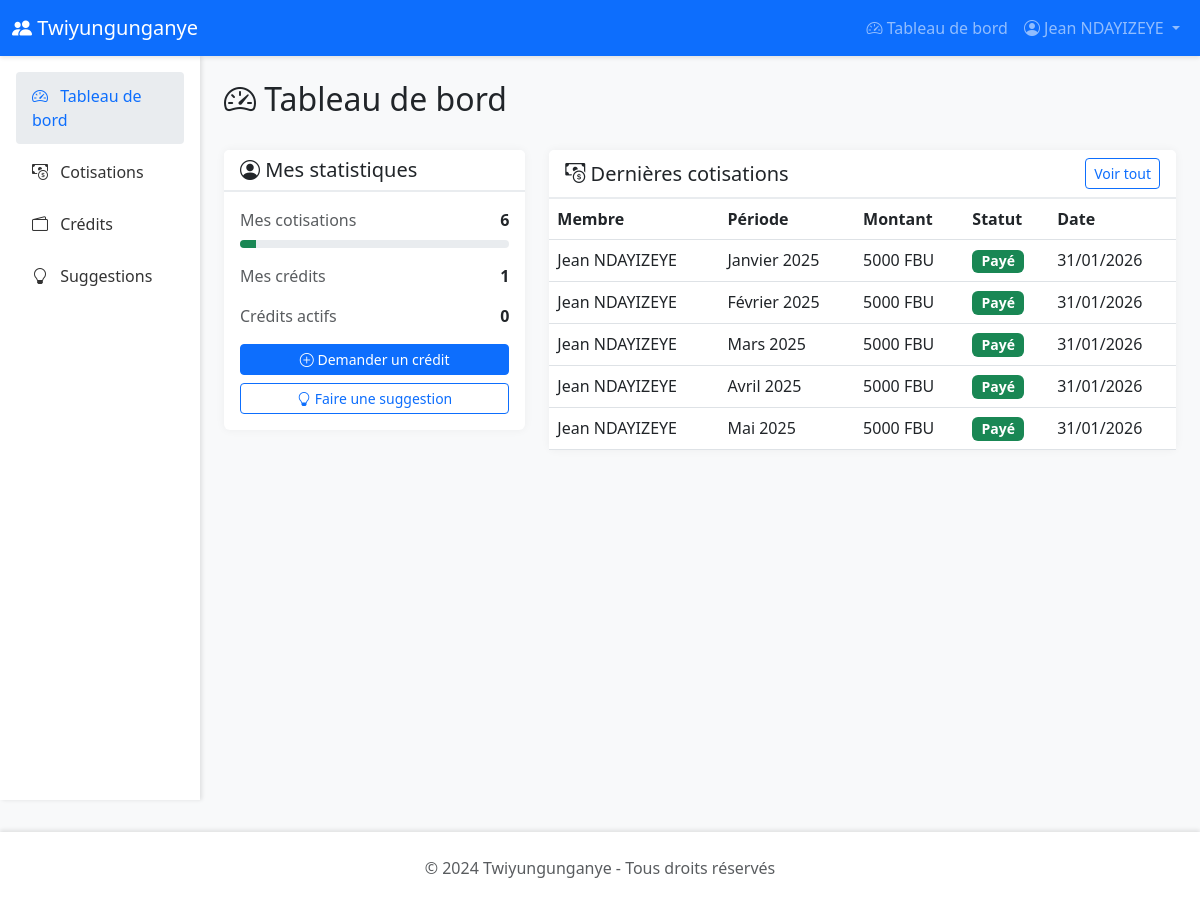
Screenshot of /dashboard/ (signed in) with the database file from the repository.
### twiyungunganye/models.py (models this page shows, shortened)
class Membre(AbstractBaseUser, PermissionsMixin):
    id_membre = models.AutoField(primary_key=True)
    nom = models.CharField(max_length=100)
    prenom = models.CharField(max_length=100)
    carte_identite = models.CharField(max_length=50, unique=True)
    email = models.EmailField(max_length=255, blank=True, null=True)
    telephone = models.CharField(max_length=20, blank=True, null=True)
    adresse = models.TextField(blank=True, null=True)
    date_inscription = models.DateField(default=timezone.now)
    est_actif = models.BooleanField(default=True)
    is_active = models.BooleanField(default=True)
    is_staff = models.BooleanField(default=False)
    is_admin = models.BooleanField(default=False)
    is_gestionnaire = models.BooleanField(default=False)  # Droits réduits
    objects = MembreManager()
    USERNAME_FIELD = 'carte_identite'
    REQUIRED_FIELDS = ['nom', 'prenom']
    class Meta:
        db_table = 'membres'
        verbose_name = 'Membre'
        verbose_name_plural = 'Membres'
        ordering = ['nom', 'prenom']
    def get_full_name(self):
        return f"{self.prenom} {self.nom}"
    def get_total_cotisations(self):
        total = self.cotisations.filter(statut='PAYE').aggregate(
            Sum('montant')
        )['montant__sum'] or Decimal('0.00')
        return total
    def get_total_cotisations_imprevus(self):
        total = self.cotisations_imprevus.filter(statut='PAYE').aggregate(
            Sum('montant')
        )['montant__sum'] or Decimal('0.00')
        return total

class Cotisation(models.Model):
    id_cotisation = models.AutoField(primary_key=True)
    membre = models.ForeignKey(Membre, on_delete=models.CASCADE, related_name='cotisations')
    montant = models.DecimalField(max_digits=10, decimal_places=2)
    mois = models.IntegerField()  # 1-12
    annee = models.IntegerField()
    date_paiement = models.DateField(default=timezone.now)
    statut = models.CharField(
        max_length=20,
        choices=[
            ('PAYE', 'Payé'),
            ('EN_ATTENTE', 'En attente'),
            ('RETARD', 'En retard')
        ],
        default='EN_ATTENTE'
    )
    remarque = models.TextField(blank=True, null=True)
    class Meta:
        db_table = 'cotisations'
        verbose_name = 'Cotisation'
        verbose_name_plural = 'Cotisations'
        unique_together = ['membre', 'mois', 'annee']
        ordering = ['-annee', '-mois']
    def get_mois_nom(self):
        mois_noms = ['', 'Janvier', 'Février', 'Mars', 'Avril', 'Mai', 'Juin',
                     'Juillet', 'Août', 'Septembre', 'Octobre', 'Novembre', 'Décembre']
        return mois_noms[self.mois]

### twiyungunganye/views.py (the view)
# urls.py: path('dashboard/', views.dashboard, name='dashboard'),
@login_required
def dashboard(request):
    user = request.user
    association = Association.get_association()
    total_membres = Membre.objects.filter(est_actif=True).count()
    now = timezone.now()
    mois_actuel = now.month
    annee_actuelle = now.year
    cotisations_mois = Cotisation.objects.filter(mois=mois_actuel, annee=annee_actuelle)
    total_cotisations_mois = cotisations_mois.aggregate(Sum('montant'))['montant__sum'] or 0
    cotisations_imprevus_mois = CotisationImprevu.objects.filter(mois=mois_actuel, annee=annee_actuelle)
    total_cotisations_imprevus_mois = cotisations_imprevus_mois.aggregate(Sum('montant'))['montant__sum'] or 0
    credits_en_cours = Credit.objects.filter(statut__in=['APPROUVE', 'EN_COURS']).count()
    total_credits = Credit.objects.filter(statut__in=['APPROUVE', 'EN_COURS']).aggregate(Sum('montant_accorde'))['montant_accorde__sum'] or 0
    mes_cotisations = Cotisation.objects.filter(membre=user)
    mes_cotisations_imprevus = CotisationImprevu.objects.filter(membre=user)
    mes_credits = Credit.objects.filter(membre=user)
    mes_credits_actifs = mes_credits.filter(statut__in=['APPROUVE', 'EN_COURS'])
    total_mes_cotisations = user.get_total_cotisations()
    total_mes_cotisations_imprevus = user.get_total_cotisations_imprevus()
    dernieres_cotisations = Cotisation.objects.all().order_by('-date_paiement')[:5]
    dernieres_cotisations_imprevus = CotisationImprevu.objects.all().order_by('-date_paiement')[:5]
    derniers_credits = Credit.objects.all().order_by('-date_demande')[:5]
    if user.is_admin or user.is_gestionnaire:
        total_cotisations_disponibles = association.get_total_cotisations_disponibles() if association else 0
        total_imprevus_disponibles = association.get_total_cotisations_imprevus_disponibles() if association else 0
    else:
        total_cotisations_disponibles = None
        total_imprevus_disponibles = None
    context = {
        'association': association,
        'total_membres': total_membres,
        'total_cotisations_mois': total_cotisations_mois,
        'total_cotisations_imprevus_mois': total_cotisations_imprevus_mois,
        'credits_en_cours': credits_en_cours,
        'total_credits': total_credits,
        'mes_cotisations': mes_cotisations,
        'mes_cotisations_imprevus': mes_cotisations_imprevus,
        'mes_credits': mes_credits,
        'mes_credits_actifs': mes_credits_actifs,
        'total_mes_cotisations': total_mes_cotisations,
        'total_mes_cotisations_imprevus': total_mes_cotisations_imprevus,
        'dernieres_cotisations': dernieres_cotisations,
        'dernieres_cotisations_imprevus': dernieres_cotisations_imprevus,
        'derniers_credits': derniers_credits,
        'mois_actuel': mois_actuel,
        'annee_actuelle': annee_actuelle,
        'total_cotisations_disponibles': total_cotisations_disponibles,
        'total_imprevus_disponibles': total_imprevus_disponibles,
    }
    return render(request, 'twiyungunganye/dashboard.html', context)

### twiyungunganye/models.py (called while the page is built)
    @classmethod
    def get_association(cls):
        return cls.objects.first()

### templates/twiyungunganye/dashboard.html (shortened to what this page needs)
{% extends 'twiyungunganye/base.html' %}
{% block content %}
<div class="d-flex justify-content-between align-items-center mb-4">
    <h2><i class="bi bi-speedometer2"></i> Tableau de bord</h2>
</div>
<div class="row">
    <div class="col-lg-4 mb-4">
        <div class="card">
            <div class="card-header">
                <h5 class="mb-0"><i class="bi bi-person-circle"></i> Mes statistiques</h5>
            </div>
            <div class="card-body">
                <div class="mb-3">
                    <div class="d-flex justify-content-between mb-2">
                        <span class="text-muted">Mes cotisations</span>
                        <strong>{{ mes_cotisations.count }}</strong>
                    </div>
                    <div class="progress" style="height: 8px;">
                        <div class="progress-bar bg-success" role="progressbar" style="width: {{ mes_cotisations.count|default:0 }}%"></div>
                    </div>
                </div>
                <div class="mb-3">
                    <div class="d-flex justify-content-between mb-2">
                        <span class="text-muted">Mes crédits</span>
                        <strong>{{ mes_credits.count }}</strong>
                    </div>
                </div>
                <div class="mb-3">
                    <div class="d-flex justify-content-between mb-2">
                        <span class="text-muted">Crédits actifs</span>
                        <strong>{{ mes_credits_actifs.count }}</strong>
                    </div>
                </div>
                <div class="d-grid gap-2 mt-3">
                    <a href="{% url 'demander_credit' %}" class="btn btn-primary btn-sm">
                        <i class="bi bi-plus-circle"></i> Demander un crédit
                    </a>
                    <a href="{% url 'soumettre_suggestion' %}" class="btn btn-outline-primary btn-sm">
                        <i class="bi bi-lightbulb"></i> Faire une suggestion
                    </a>
                </div>
            </div>
        </div>
    </div>
    <div class="col-lg-8 mb-4">
        <div class="card">
            <div class="card-header d-flex justify-content-between align-items-center">
                <h5 class="mb-0"><i class="bi bi-cash-coin"></i> Dernières cotisations</h5>
                <a href="{% url 'liste_cotisations' %}" class="btn btn-sm btn-outline-primary">Voir tout</a>
            </div>
            <div class="card-body p-0">
                {% if dernieres_cotisations %}
                <div class="table-responsive">
                    <table class="table table-hover mb-0">
                        <thead>
                            <tr>
                                <th>Membre</th>
                                <th>Période</th>
                                <th>Montant</th>
                                <th>Statut</th>
                                <th>Date</th>
                            </tr>
                        </thead>
                        <tbody>
                            {% for cotisation in dernieres_cotisations %}
                            <tr>
                                <td>{{ cotisation.membre.get_full_name }}</td>
                                <td>{{ cotisation.get_mois_nom }} {{ cotisation.annee }}</td>
                                <td>{{ cotisation.montant|floatformat:0 }} FBU</td>
                                <td>
                                    {% if cotisation.statut == 'PAYE' %}
                                        <span class="badge bg-success badge-custom">Payé</span>
                                    {% elif cotisation.statut == 'EN_ATTENTE' %}
                                        <span class="badge bg-warning badge-custom">En attente</span>
                                    {% else %}
                                        <span class="badge bg-danger badge-custom">En retard</span>
                                    {% endif %}
                                </td>
                                <td>{{ cotisation.date_paiement|date:"d/m/Y" }}</td>
                            </tr>
                            {% endfor %}
                        </tbody>
                    </table>
                </div>
                {% else %}
                <div class="text-center py-4 text-muted">
                    <i class="bi bi-inbox" style="font-size: 3rem;"></i>
                    <p class="mb-0">Aucune cotisation enregistrée</p>
                </div>
                {% endif %}
            </div>
        </div>
    </div>
</div>
{% endblock %}

### templates/twiyungunganye/base.html (shortened to what this page needs)
<!DOCTYPE html>
<html lang="fr">
<head>
    <link href="https://cdn.jsdelivr.net/npm/bootstrap@5.3.0/dist/css/bootstrap.min.css" rel="stylesheet">
    <link rel="stylesheet" href="https://cdn.jsdelivr.net/npm/bootstrap-icons@1.10.0/font/bootstrap-icons.css">
</head>
<body>
    <nav class="navbar navbar-expand-lg navbar-dark bg-primary sticky-top">
        <div class="container-fluid">
            <a class="navbar-brand" href="{% url 'index' %}">
                <i class="bi bi-people-fill"></i> Twiyungunganye
            </a>
            <div class="collapse navbar-collapse" id="navbarNav">
                <ul class="navbar-nav ms-auto">
                    {% if user.is_authenticated %}
                        <li class="nav-item">
                            <a class="nav-link" href="{% url 'dashboard' %}">
                                <i class="bi bi-speedometer2"></i> Tableau de bord
                            </a>
                        </li>
                        <li class="nav-item dropdown">
                            <a class="nav-link dropdown-toggle" href="#" id="navbarDropdown" role="button" data-bs-toggle="dropdown">
                                <i class="bi bi-person-circle"></i> {{ user.get_full_name }}
                            </a>
                        </li>
                    {% else %}
                        <li class="nav-item">
                            <a class="nav-link" href="{% url 'login' %}">
                                <i class="bi bi-box-arrow-in-right"></i> Connexion
                            </a>
                        </li>
                    {% endif %}
                </ul>
            </div>
        </div>
    </nav>
    <div class="container-fluid">
        <div class="row">
            {% if user.is_authenticated %}
            <nav class="col-md-3 col-lg-2 d-md-block sidebar p-3">
                <div class="position-sticky">
                    <ul class="nav flex-column">
                        <li class="nav-item">
                            <a class="nav-link {% if request.resolver_match.url_name == 'dashboard' %}active{% endif %}" href="{% url 'dashboard' %}">
                                <i class="bi bi-speedometer2"></i> Tableau de bord
                            </a>
                        </li>
                        <li class="nav-item">
                            <a class="nav-link {% if 'cotisations' in request.path %}active{% endif %}" href="{% url 'liste_cotisations' %}">
                                <i class="bi bi-cash-coin"></i> Cotisations
                            </a>
                        </li>
                        <li class="nav-item">
                            <a class="nav-link {% if 'credits' in request.path %}active{% endif %}" href="{% url 'liste_credits' %}">
                                <i class="bi bi-wallet2"></i> Crédits
                            </a>
                        </li>
                        <li class="nav-item">
                            <a class="nav-link {% if 'suggestions' in request.path %}active{% endif %}" href="{% url 'liste_suggestions' %}">
                                <i class="bi bi-lightbulb"></i> Suggestions
                            </a>
                        </li>
                    </ul>
                </div>
            </nav>
            <main class="col-md-9 ms-sm-auto col-lg-10 px-md-4 py-4">
            {% else %}
            <main class="container py-4">
            {% endif %}
                {% block content %}{% endblock %}
            </main>
        </div>
    </div>
    <footer class="text-center text-muted">
        <div class="container">
            <p class="mb-0">&copy; 2024 Twiyungunganye - Tous droits réservés</p>
        </div>
    </footer>
</body>
</html>

### templates/twiyungunganye/base.html (style rules this page uses)
:root { --primary-color: #0d6efd; --secondary-color: #6c757d; --success-color: #198754; --danger-color: #dc3545; }
body { font-family: 'Segoe UI', Tahoma, Geneva, Verdana, sans-serif; background-color: #f8f9fa; }
.navbar { box-shadow: 0 2px 4px rgba(0,0,0,.1); }
.sidebar { min-height: calc(100vh - 56px); background-color: #fff; box-shadow: 2px 0 4px rgba(0,0,0,.1); }
.sidebar .nav-link { color: #333; padding: 0.75rem 1rem; border-radius: 0.25rem; margin-bottom: 0.25rem; }
.sidebar .nav-link:hover, .sidebar .nav-link.active { background-color: #e9ecef; color: var(--primary-color); }
.sidebar .nav-link i { margin-right: 0.5rem; }
.card { border: none; box-shadow: 0 0 10px rgba(0,0,0,.05); margin-bottom: 1.5rem; }
.card-header { background-color: #fff; border-bottom: 2px solid #e9ecef; font-weight: 600; }
.badge-custom { padding: 0.35em 0.65em; font-size: 0.875rem; }
.table { background-color: #fff; }
footer { background-color: #fff; margin-top: 2rem; padding: 1.5rem 0; box-shadow: 0 -2px 4px rgba(0,0,0,.1); }

### rows the page displays
Membre: get_full_name "Jean NDAYIZEYE"
Cotisation: membre.get_full_name "Jean NDAYIZEYE", get_mois_nom "Janvier", annee "2025", montant "5000", statut "Payé", date_paiement "31/01/2026"
Cotisation: membre.get_full_name "Jean NDAYIZEYE", get_mois_nom "Février", annee "2025", montant "5000", statut "Payé", date_paiement "31/01/2026"
Cotisation: membre.get_full_name "Jean NDAYIZEYE", get_mois_nom "Mars", annee "2025", montant "5000", statut "Payé", date_paiement "31/01/2026"
Cotisation: membre.get_full_name "Jean NDAYIZEYE", get_mois_nom "Avril", annee "2025", montant "5000", statut "Payé", date_paiement "31/01/2026"
Cotisation: membre.get_full_name "Jean NDAYIZEYE", get_mois_nom "Mai", annee "2025", montant "5000", statut "Payé", date_paiement "31/01/2026"

### other values shown
{{ mes_cotisations.count }} "6"
{{ mes_credits.count }} "1"
{{ mes_credits_actifs.count }} "0"
